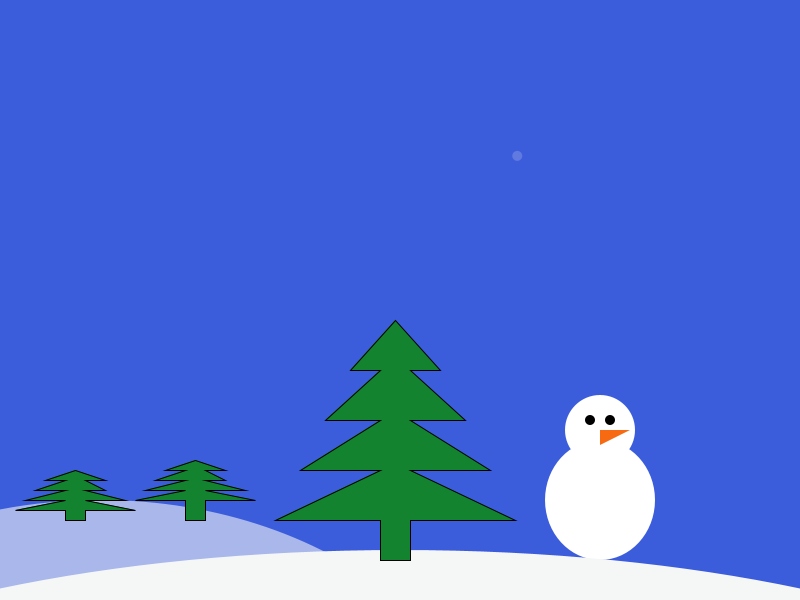
Frame 1 (no input)
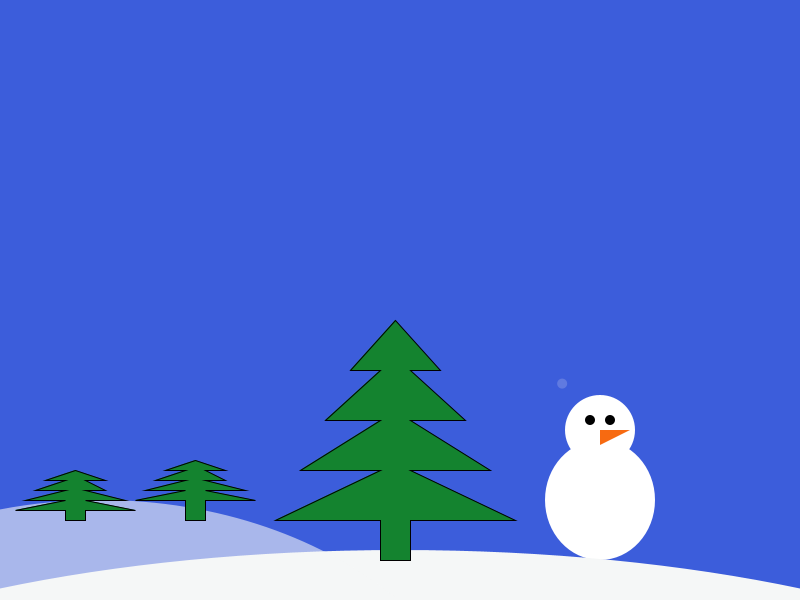
Frame 60 (the mouse pressed at the canvas centre just before this capture)
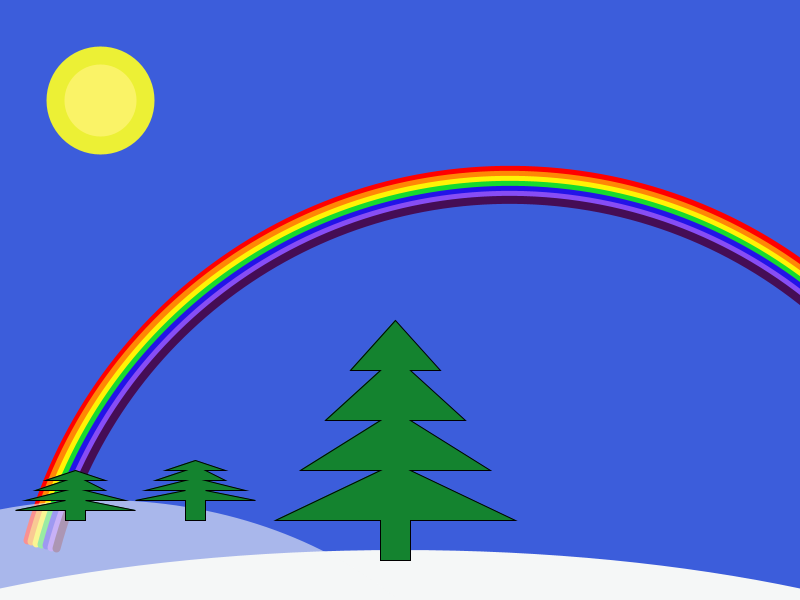
Frame 120 (the mouse held since frame 60 and released just before this capture)

The Processing sketch that drew these frames (run headless with seeded random() and noise(); from frame 60 on, the mouse is pressed at the canvas centre):

// Processing sketch: processing_12309
// ── processing_12309.pde

//Assignment#2
//Name:Mengyu Liu
//E-mail: mliu01@brynmawr.edu 
// Date: Sept.16,2010

void setup() {
  size(800,600);
  smooth();
}
void draw() {
  background(60,93,219);
  if(mousePressed) {

    //rainbow
    noFill();
    stroke(255,0,0);
    strokeWeight(8);
    arc(510,670,1000,1000,13*PI/12,39*PI/20);
    stroke(255,135,5);
    arc(510,670,990,990,13*PI/12,39*PI/20);
    stroke(255,243,5);
    arc(510,670,980,980,13*PI/12,39*PI/20);
    stroke(22,219,46);
    arc(510,670,970,970,13*PI/12,39*PI/20);
    stroke(35,19,232);
    arc(510,670,960,960,13*PI/12,39*PI/20);
    stroke(135,77,245);
    arc(510,670,950,950,13*PI/12,39*PI/20);
    stroke(69,13,85);
    arc(510,670,940,940,13*PI/12,39*PI/20);
    //sun
    float n;
    n = 100;
    while (n>70) {
      stroke(236,240,53);
      fill(250,243,103);
      ellipse(100,100,n,n);
      n = n - 10;
    }
  }
  else {
    //snow
    frameRate(5);
    noStroke();
    fill(247,240,243,50);
    ellipse(random(width),random(height),10,10);
    //snowman head and body   
    noStroke();
    fill(255);
    ellipse(600,430,70,70);
    ellipse(600,500,110,120);
    //snowman eyes
    noStroke();
    fill(0);
    ellipse(590,420,10,10);
    ellipse(610,420,10,10);
    //snowman nose  
    noStroke();
    fill(247,106,17);
    triangle(600,430,600,445,630,430);
  }
  //land
  noStroke();
  fill(245,247,247);

  arc (400,800,1500,500,PI,2*PI);
  fill(245,247,247,150);
  arc (100,800,800,600,PI,2*PI);
  //christmas trees 
  stroke(0);
  strokeWeight(1);
  fill(20,131,47);
  beginShape() ;
  vertex(195,460);
  vertex(165,470);
  vertex(185,470);
  vertex(155,480);
  vertex(185,480);
  vertex(145,490);
  vertex(185,490);
  vertex(135,500);
  vertex(185,500);
  vertex(185,520);
  vertex(205,520);
  vertex(205,500);
  vertex(255,500);
  vertex(205,490);
  vertex(245,490);
  vertex(205,480);
  vertex(225,480);
  vertex(205,470);
  vertex(225,470);
  vertex(195,460);
  endShape(CLOSE);


  stroke(0);
  fill(20,131,47);
  beginShape() ;
  vertex(75,470);
  vertex(45,480);
  vertex(65,480);
  vertex(35,490);
  vertex(65,490);
  vertex(25,500);
  vertex(65,500);
  vertex(15,510);
  vertex(65,510);
  vertex(65,520);
  vertex(85,520);
  vertex(85,510);
  vertex(135,510);
  vertex(85,500);
  vertex(125,500);
  vertex(85,490);
  vertex(105,490);
  vertex(85,480);
  vertex(105,480);
  vertex(75,470);
  endShape(CLOSE);



  stroke(0);
  fill(20,131,47);
  beginShape() ;
  vertex(395,320);
  vertex(350,370);
  vertex(380,370);
  vertex(325,420);
  vertex(380,420);
  vertex(300,470);
  vertex(380,470);
  vertex(275,520);
  vertex(380,520);
  vertex(380,560);
  vertex(410,560);
  vertex(410,520);
  vertex(515,520);
  vertex(410,470);
  vertex(490,470);
  vertex(410,420);
  vertex(465,420);
  vertex(410,370);
  vertex(440,370);
  vertex(395,320);
  endShape(CLOSE);
}
